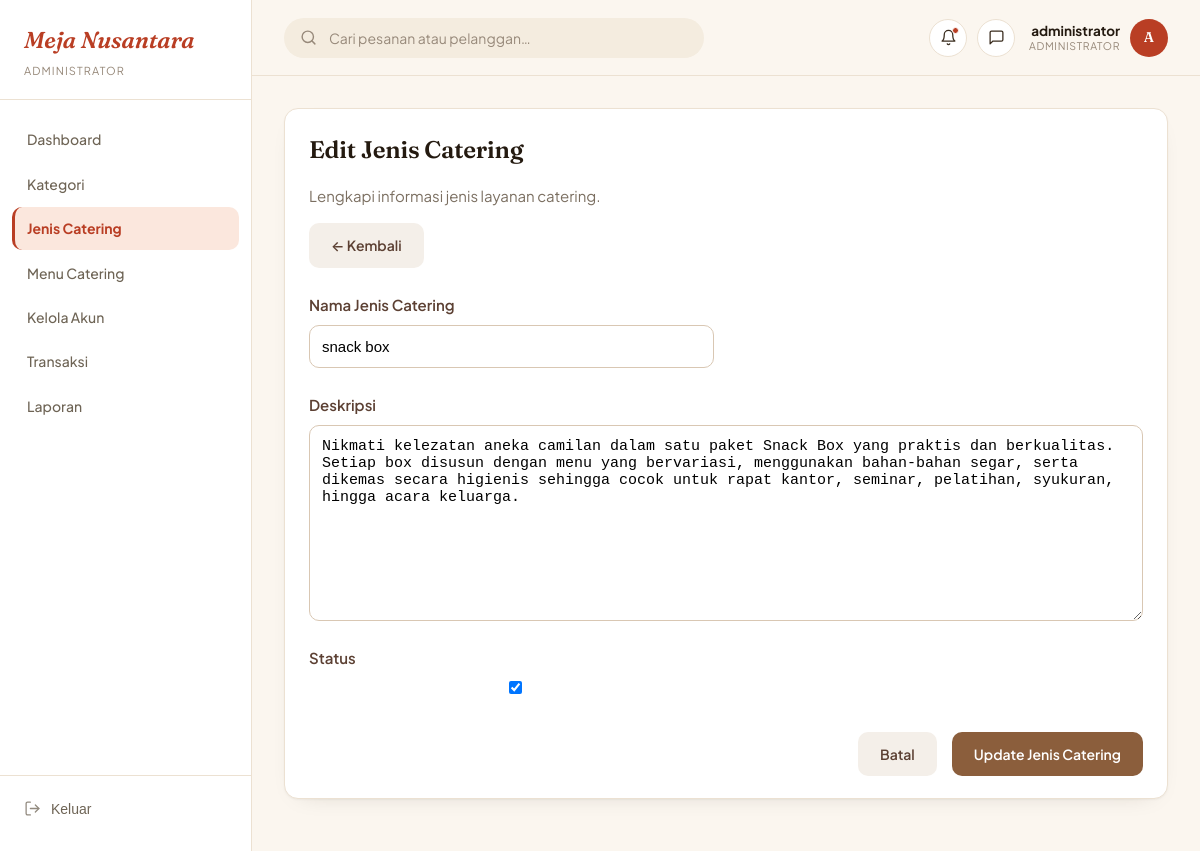
Page /admin-panel/jenis-catering/1/edit/ (signed in) on the committed database.
### administrator/models.py (models this page shows, shortened)
class User(AbstractUser):
    class Role(models.TextChoices):
        ADMINISTRATOR = 'administrator', 'Administrator'
        petugas = 'petugas', 'petugas'
        PELANGGAN = 'pelanggan', 'Pelanggan'
    role = models.CharField(max_length=20, choices=Role.choices, default=Role.PELANGGAN)
    is_approved = models.BooleanField(
        default=False,
        help_text="Khusus role pelanggan. True jika registrasi sudah disetujui petugas."
    )
    approved_by = models.ForeignKey(
        'self', on_delete=models.SET_NULL, null=True, blank=True,
        related_name='approved_users', limit_choices_to={'role': 'petugas'}
    )
    approved_at = models.DateTimeField(null=True, blank=True)
    no_telepon = models.CharField(max_length=20, blank=True)
    alamat = models.TextField(blank=True)

class JenisCatering(models.Model):
    nama = models.CharField(max_length=100, unique=True)
    deskripsi = models.TextField(blank=True)
    is_active = models.BooleanField(default=True)
    class Meta:
        verbose_name_plural = "Jenis Catering"

### administrator/views.py (the view)
# urls.py: path('jenis-catering/<int:pk>/edit/', views.jenis_catering_form, name='jenis_catering_edit'),
@role_required('administrator')
def jenis_catering_form(request, pk=None):
    instance = get_object_or_404(JenisCatering, pk=pk) if pk else None
    if request.method == 'POST':
        form = JenisCateringForm(request.POST, instance=instance)
        if form.is_valid():
            form.save()
            messages.success(request, 'Jenis catering berhasil disimpan.')
            return redirect('administrator:jenis_catering_list')
    else:
        form = JenisCateringForm(instance=instance)
    return render(request, 'administrator/jenis_catering_form.html', {'form': form})

### administrator/forms.py
class JenisCateringForm(forms.ModelForm):
    class Meta:
        model = JenisCatering
        fields = ['nama', 'deskripsi', 'is_active']

### templates/administrator/jenis_catering_form.html (shortened to what this page needs)
{% extends 'base.html' %}
{% load static %}
{% block brand_sub %}
Administrator
{% endblock %}
{% block topbar_role %}
Administrator
{% endblock %}
{% block sidebar_nav %}
<div class="nav-group">
<a href="{% url 'administrator:dashboard' %}" class="nav-link">
Dashboard
</a>
<a href="{% url 'administrator:kategori_list' %}" class="nav-link">
Kategori
</a>
<a href="{% url 'administrator:jenis_catering_list' %}" class="nav-link active">
Jenis Catering
</a>
<a href="{% url 'administrator:menu_list' %}" class="nav-link">
Menu Catering
</a>
<a href="{% url 'administrator:akun_list' %}" class="nav-link">
Kelola Akun
</a>
<a href="{% url 'administrator:transaksi_list' %}" class="nav-link">
Transaksi
</a>
<a href="{% url 'administrator:laporan' %}" class="nav-link">
Laporan
</a>
</div>
{% endblock %}
{% block content %}
<div class="panel">
<div class="section-header">
<div>
<h2>
{% if form.instance.pk %}
Edit Jenis Catering
{% else %}
Tambah Jenis Catering
{% endif %}
</h2>
<p style="color:#7b6f61">
Lengkapi informasi jenis layanan catering.
</p>
</div>
<a href="{% url 'administrator:jenis_catering_list' %}"
class="btn btn-ghost">
← Kembali
</a>
</div>
<form method="POST">
<div class="form-grid">
<div class="form-group">
<label>Nama Jenis Catering</label>
{{ form.nama }}
</div>
<div class="form-group full-width">
<label>Deskripsi</label>
{{ form.deskripsi }}
</div>
<div class="form-group">
<label>Status</label>
{{ form.is_active }}
</div>
</div>
<div style="
display:flex;
justify-content:flex-end;
gap:15px;
margin-top:35px;
">
<a href="{% url 'administrator:jenis_catering_list' %}"
class="btn btn-ghost">
Batal
</a>
<button
type="submit"
class="btn btn-primary">
{% if form.instance.pk %}
Update Jenis Catering
{% else %}
Simpan Jenis Catering
{% endif %}
</button>
</div>
</form>
</div>
{% endblock %}

### templates/base.html (shortened to what this page needs)
{% load static %}
<!DOCTYPE html>
<html lang="id">
<head>
<link rel="stylesheet" href="{% static 'css/main.css' %}">
</head>
<body>
<div class="app-shell">
  <aside class="sidebar">
    <div class="brand">
      <div class="brand-mark">Meja Nusantara</div>
      <div class="brand-sub">{% block brand_sub %}Panel{% endblock %}</div>
    </div>
    {% block sidebar_nav %}{% endblock %}
    <div class="sidebar-bottom">
      <form method="post" action="{% url 'pelanggan:logout' %}">
        <button type="submit" class="nav-link" style="width:100%; background:none; border:none; text-align:left; cursor:pointer;">
          <svg viewBox="0 0 24 24" fill="none" stroke="currentColor" stroke-width="1.8" stroke-linecap="round" stroke-linejoin="round"><path d="M9 21H5a2 2 0 0 1-2-2V5a2 2 0 0 1 2-2h4"/><polyline points="16 17 21 12 16 7"/><line x1="21" y1="12" x2="9" y2="12"/></svg>
          Keluar
        </button>
      </form>
    </div>
  </aside>
  <div class="main-col">
    <header class="topbar">
      <div class="topbar-search">
        <svg viewBox="0 0 24 24" fill="none" stroke="currentColor" stroke-width="2" stroke-linecap="round" stroke-linejoin="round"><circle cx="11" cy="11" r="8"/><line x1="21" y1="21" x2="16.65" y2="16.65"/></svg>
        <input type="text" placeholder="Cari pesanan atau pelanggan…">
      </div>
      <div class="topbar-actions">
        <button type="button" class="icon-btn" aria-label="Notifikasi">
          <svg viewBox="0 0 24 24" fill="none" stroke="currentColor" stroke-width="1.8" stroke-linecap="round" stroke-linejoin="round"><path d="M18 8a6 6 0 1 0-12 0c0 7-3 9-3 9h18s-3-2-3-9"/><path d="M13.73 21a2 2 0 0 1-3.46 0"/></svg>
          <span class="dot"></span>
        </button>
        <button type="button" class="icon-btn" aria-label="Pesan">
          <svg viewBox="0 0 24 24" fill="none" stroke="currentColor" stroke-width="1.8" stroke-linecap="round" stroke-linejoin="round"><path d="M21 15a2 2 0 0 1-2 2H7l-4 4V5a2 2 0 0 1 2-2h14a2 2 0 0 1 2 2z"/></svg>
        </button>
        <div class="topbar-user">
          <div class="topbar-user-text">
            <div class="topbar-user-name">{{ request.user.username }}</div>
            <div class="topbar-user-role">{% block topbar_role %}Panel{% endblock %}</div>
          </div>
          <div class="avatar">{{ request.user.username|slice:":1"|upper }}</div>
        </div>
      </div>
    </header>
    <main class="content">
      {% block content %}{% endblock %}
    </main>
  </div>
</div>
</body>
</html>

### templates/administrator/jenis_catering_form.html (style rules this page uses)
.form-grid { display:grid; grid-template-columns:repeat(2,1fr); gap:25px; margin-top:25px; }
.full-width { grid-column:1/3; }
.form-group { display:flex; flex-direction:column; }
.form-group label { margin-bottom:8px; font-weight:600; color:#5c4033; }
.form-group input, .form-group textarea, .form-group select { width:100%; padding:12px; border:1px solid #d9c7b3; border-radius:10px; font-size:15px; background:white; transition:.3s; }
.form-group textarea { min-height:120px; resize:vertical; }
.btn { display:inline-block; padding:11px 22px; border:none; border-radius:10px; font-weight:600; cursor:pointer; text-decoration:none; transition:.3s; }
.btn-primary { background:#8B5E3C; color:white; }
.btn-ghost { background:#F4EFE9; color:#5c4033; }

### rows in the picture
User: user.username "administrator", user.username "A"
JenisCatering: nama "snack box", deskripsi "Nikmati kelezatan aneka camilan dalam satu paket Snack Box yang praktis dan berkualitas. Setiap box disusun dengan menu yang bervariasi, menggunakan bahan-bahan segar, serta dikemas secara higienis sehingga cocok untuk rapat kantor, seminar, pelatihan, syukuran, hingga acara keluarga.", is_active "☑"
